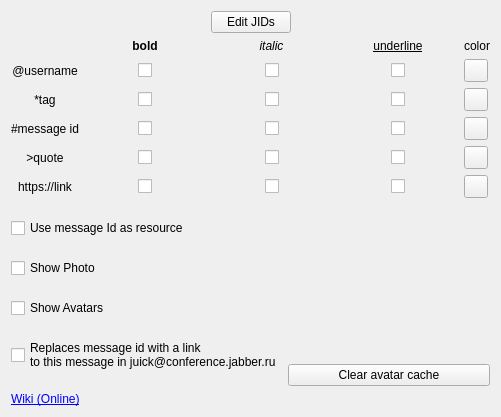
<?xml version="1.0" encoding="UTF-8"?>
<ui version="4.0">
 <class>settings</class>
 <widget class="QWidget" name="settings">
  <property name="geometry">
   <rect>
    <x>0</x>
    <y>0</y>
    <width>501</width>
    <height>417</height>
   </rect>
  </property>
  <property name="windowTitle">
   <string>settings</string>
  </property>
  <layout class="QVBoxLayout" name="verticalLayout_3">
   <item>
    <layout class="QHBoxLayout" name="horizontalLayout">
     <item>
      <spacer name="horizontalSpacer">
       <property name="orientation">
        <enum>Qt::Horizontal</enum>
       </property>
       <property name="sizeHint" stdset="0">
        <size>
         <width>40</width>
         <height>20</height>
        </size>
       </property>
      </spacer>
     </item>
     <item>
      <widget class="QPushButton" name="pb_editJids">
       <property name="text">
        <string>Edit JIDs</string>
       </property>
      </widget>
     </item>
     <item>
      <spacer name="horizontalSpacer_2">
       <property name="orientation">
        <enum>Qt::Horizontal</enum>
       </property>
       <property name="sizeHint" stdset="0">
        <size>
         <width>40</width>
         <height>20</height>
        </size>
       </property>
      </spacer>
     </item>
    </layout>
   </item>
   <item>
    <layout class="QGridLayout" name="gridLayout">
     <item row="0" column="1">
      <widget class="QLabel" name="label_6">
       <property name="font">
        <font>
         <weight>75</weight>
         <bold>true</bold>
        </font>
       </property>
       <property name="text">
        <string>bold</string>
       </property>
       <property name="alignment">
        <set>Qt::AlignCenter</set>
       </property>
      </widget>
     </item>
     <item row="0" column="2">
      <widget class="QLabel" name="label_7">
       <property name="font">
        <font>
         <italic>true</italic>
        </font>
       </property>
       <property name="text">
        <string>italic</string>
       </property>
       <property name="alignment">
        <set>Qt::AlignCenter</set>
       </property>
      </widget>
     </item>
     <item row="0" column="3">
      <widget class="QLabel" name="label_8">
       <property name="font">
        <font>
         <underline>true</underline>
        </font>
       </property>
       <property name="text">
        <string>underline</string>
       </property>
       <property name="alignment">
        <set>Qt::AlignCenter</set>
       </property>
      </widget>
     </item>
     <item row="0" column="4">
      <widget class="QLabel" name="label_9">
       <property name="text">
        <string>color</string>
       </property>
       <property name="alignment">
        <set>Qt::AlignCenter</set>
       </property>
      </widget>
     </item>
     <item row="1" column="0">
      <widget class="QLabel" name="label">
       <property name="text">
        <string>@username</string>
       </property>
       <property name="alignment">
        <set>Qt::AlignCenter</set>
       </property>
      </widget>
     </item>
     <item row="1" column="1">
      <layout class="QHBoxLayout" name="horizontalLayout_3">
       <item>
        <spacer name="horizontalSpacer_3">
         <property name="orientation">
          <enum>Qt::Horizontal</enum>
         </property>
         <property name="sizeHint" stdset="0">
          <size>
           <width>40</width>
           <height>20</height>
          </size>
         </property>
        </spacer>
       </item>
       <item>
        <widget class="QCheckBox" name="cb_nameBold">
         <property name="text">
          <string notr="true"/>
         </property>
        </widget>
       </item>
       <item>
        <spacer name="horizontalSpacer_4">
         <property name="orientation">
          <enum>Qt::Horizontal</enum>
         </property>
         <property name="sizeHint" stdset="0">
          <size>
           <width>40</width>
           <height>20</height>
          </size>
         </property>
        </spacer>
       </item>
      </layout>
     </item>
     <item row="1" column="2">
      <layout class="QHBoxLayout" name="horizontalLayout_8">
       <item>
        <spacer name="horizontalSpacer_13">
         <property name="orientation">
          <enum>Qt::Horizontal</enum>
         </property>
         <property name="sizeHint" stdset="0">
          <size>
           <width>40</width>
           <height>20</height>
          </size>
         </property>
        </spacer>
       </item>
       <item>
        <widget class="QCheckBox" name="cb_nameItalic">
         <property name="text">
          <string notr="true"/>
         </property>
        </widget>
       </item>
       <item>
        <spacer name="horizontalSpacer_14">
         <property name="orientation">
          <enum>Qt::Horizontal</enum>
         </property>
         <property name="sizeHint" stdset="0">
          <size>
           <width>40</width>
           <height>20</height>
          </size>
         </property>
        </spacer>
       </item>
      </layout>
     </item>
     <item row="1" column="3">
      <layout class="QHBoxLayout" name="horizontalLayout_13">
       <item>
        <spacer name="horizontalSpacer_23">
         <property name="orientation">
          <enum>Qt::Horizontal</enum>
         </property>
         <property name="sizeHint" stdset="0">
          <size>
           <width>40</width>
           <height>20</height>
          </size>
         </property>
        </spacer>
       </item>
       <item>
        <widget class="QCheckBox" name="cb_nameUnderline">
         <property name="text">
          <string notr="true"/>
         </property>
        </widget>
       </item>
       <item>
        <spacer name="horizontalSpacer_28">
         <property name="orientation">
          <enum>Qt::Horizontal</enum>
         </property>
         <property name="sizeHint" stdset="0">
          <size>
           <width>40</width>
           <height>20</height>
          </size>
         </property>
        </spacer>
       </item>
      </layout>
     </item>
     <item row="1" column="4">
      <widget class="QToolButton" name="tb_name">
       <property name="text">
        <string/>
       </property>
      </widget>
     </item>
     <item row="2" column="0">
      <widget class="QLabel" name="label_2">
       <property name="text">
        <string>*tag</string>
       </property>
       <property name="alignment">
        <set>Qt::AlignCenter</set>
       </property>
      </widget>
     </item>
     <item row="2" column="1">
      <layout class="QHBoxLayout" name="horizontalLayout_4">
       <item>
        <spacer name="horizontalSpacer_5">
         <property name="orientation">
          <enum>Qt::Horizontal</enum>
         </property>
         <property name="sizeHint" stdset="0">
          <size>
           <width>40</width>
           <height>20</height>
          </size>
         </property>
        </spacer>
       </item>
       <item>
        <widget class="QCheckBox" name="cb_tagBold">
         <property name="text">
          <string notr="true"/>
         </property>
        </widget>
       </item>
       <item>
        <spacer name="horizontalSpacer_6">
         <property name="orientation">
          <enum>Qt::Horizontal</enum>
         </property>
         <property name="sizeHint" stdset="0">
          <size>
           <width>40</width>
           <height>20</height>
          </size>
         </property>
        </spacer>
       </item>
      </layout>
     </item>
     <item row="2" column="2">
      <layout class="QHBoxLayout" name="horizontalLayout_9">
       <item>
        <spacer name="horizontalSpacer_15">
         <property name="orientation">
          <enum>Qt::Horizontal</enum>
         </property>
         <property name="sizeHint" stdset="0">
          <size>
           <width>40</width>
           <height>20</height>
          </size>
         </property>
        </spacer>
       </item>
       <item>
        <widget class="QCheckBox" name="cb_tagItalic">
         <property name="text">
          <string notr="true"/>
         </property>
        </widget>
       </item>
       <item>
        <spacer name="horizontalSpacer_16">
         <property name="orientation">
          <enum>Qt::Horizontal</enum>
         </property>
         <property name="sizeHint" stdset="0">
          <size>
           <width>40</width>
           <height>20</height>
          </size>
         </property>
        </spacer>
       </item>
      </layout>
     </item>
     <item row="2" column="3">
      <layout class="QHBoxLayout" name="horizontalLayout_14">
       <item>
        <spacer name="horizontalSpacer_24">
         <property name="orientation">
          <enum>Qt::Horizontal</enum>
         </property>
         <property name="sizeHint" stdset="0">
          <size>
           <width>40</width>
           <height>20</height>
          </size>
         </property>
        </spacer>
       </item>
       <item>
        <widget class="QCheckBox" name="cb_tagUnderline">
         <property name="text">
          <string notr="true"/>
         </property>
        </widget>
       </item>
       <item>
        <spacer name="horizontalSpacer_29">
         <property name="orientation">
          <enum>Qt::Horizontal</enum>
         </property>
         <property name="sizeHint" stdset="0">
          <size>
           <width>40</width>
           <height>20</height>
          </size>
         </property>
        </spacer>
       </item>
      </layout>
     </item>
     <item row="2" column="4">
      <widget class="QToolButton" name="tb_tag">
       <property name="text">
        <string/>
       </property>
      </widget>
     </item>
     <item row="3" column="0">
      <widget class="QLabel" name="label_3">
       <property name="text">
        <string>#message id</string>
       </property>
       <property name="alignment">
        <set>Qt::AlignCenter</set>
       </property>
      </widget>
     </item>
     <item row="3" column="1">
      <layout class="QHBoxLayout" name="horizontalLayout_5">
       <item>
        <spacer name="horizontalSpacer_7">
         <property name="orientation">
          <enum>Qt::Horizontal</enum>
         </property>
         <property name="sizeHint" stdset="0">
          <size>
           <width>40</width>
           <height>20</height>
          </size>
         </property>
        </spacer>
       </item>
       <item>
        <widget class="QCheckBox" name="cb_messageBold">
         <property name="text">
          <string notr="true"/>
         </property>
        </widget>
       </item>
       <item>
        <spacer name="horizontalSpacer_8">
         <property name="orientation">
          <enum>Qt::Horizontal</enum>
         </property>
         <property name="sizeHint" stdset="0">
          <size>
           <width>40</width>
           <height>20</height>
          </size>
         </property>
        </spacer>
       </item>
      </layout>
     </item>
     <item row="3" column="2">
      <layout class="QHBoxLayout" name="horizontalLayout_10">
       <item>
        <spacer name="horizontalSpacer_17">
         <property name="orientation">
          <enum>Qt::Horizontal</enum>
         </property>
         <property name="sizeHint" stdset="0">
          <size>
           <width>40</width>
           <height>20</height>
          </size>
         </property>
        </spacer>
       </item>
       <item>
        <widget class="QCheckBox" name="cb_messageItalic">
         <property name="text">
          <string notr="true"/>
         </property>
        </widget>
       </item>
       <item>
        <spacer name="horizontalSpacer_18">
         <property name="orientation">
          <enum>Qt::Horizontal</enum>
         </property>
         <property name="sizeHint" stdset="0">
          <size>
           <width>40</width>
           <height>20</height>
          </size>
         </property>
        </spacer>
       </item>
      </layout>
     </item>
     <item row="3" column="3">
      <layout class="QHBoxLayout" name="horizontalLayout_15">
       <item>
        <spacer name="horizontalSpacer_25">
         <property name="orientation">
          <enum>Qt::Horizontal</enum>
         </property>
         <property name="sizeHint" stdset="0">
          <size>
           <width>40</width>
           <height>20</height>
          </size>
         </property>
        </spacer>
       </item>
       <item>
        <widget class="QCheckBox" name="cb_messageUnderline">
         <property name="text">
          <string notr="true"/>
         </property>
        </widget>
       </item>
       <item>
        <spacer name="horizontalSpacer_30">
         <property name="orientation">
          <enum>Qt::Horizontal</enum>
         </property>
         <property name="sizeHint" stdset="0">
          <size>
           <width>40</width>
           <height>20</height>
          </size>
         </property>
        </spacer>
       </item>
      </layout>
     </item>
     <item row="3" column="4">
      <widget class="QToolButton" name="tb_message">
       <property name="text">
        <string/>
       </property>
      </widget>
     </item>
     <item row="4" column="0">
      <widget class="QLabel" name="label_4">
       <property name="text">
        <string>&gt;quote</string>
       </property>
       <property name="alignment">
        <set>Qt::AlignCenter</set>
       </property>
      </widget>
     </item>
     <item row="4" column="1">
      <layout class="QHBoxLayout" name="horizontalLayout_6">
       <item>
        <spacer name="horizontalSpacer_9">
         <property name="orientation">
          <enum>Qt::Horizontal</enum>
         </property>
         <property name="sizeHint" stdset="0">
          <size>
           <width>40</width>
           <height>20</height>
          </size>
         </property>
        </spacer>
       </item>
       <item>
        <widget class="QCheckBox" name="cb_quoteBold">
         <property name="text">
          <string notr="true"/>
         </property>
        </widget>
       </item>
       <item>
        <spacer name="horizontalSpacer_10">
         <property name="orientation">
          <enum>Qt::Horizontal</enum>
         </property>
         <property name="sizeHint" stdset="0">
          <size>
           <width>40</width>
           <height>20</height>
          </size>
         </property>
        </spacer>
       </item>
      </layout>
     </item>
     <item row="4" column="2">
      <layout class="QHBoxLayout" name="horizontalLayout_11">
       <item>
        <spacer name="horizontalSpacer_19">
         <property name="orientation">
          <enum>Qt::Horizontal</enum>
         </property>
         <property name="sizeHint" stdset="0">
          <size>
           <width>40</width>
           <height>20</height>
          </size>
         </property>
        </spacer>
       </item>
       <item>
        <widget class="QCheckBox" name="cb_quoteItalic">
         <property name="text">
          <string notr="true"/>
         </property>
        </widget>
       </item>
       <item>
        <spacer name="horizontalSpacer_20">
         <property name="orientation">
          <enum>Qt::Horizontal</enum>
         </property>
         <property name="sizeHint" stdset="0">
          <size>
           <width>40</width>
           <height>20</height>
          </size>
         </property>
        </spacer>
       </item>
      </layout>
     </item>
     <item row="4" column="3">
      <layout class="QHBoxLayout" name="horizontalLayout_16">
       <item>
        <spacer name="horizontalSpacer_26">
         <property name="orientation">
          <enum>Qt::Horizontal</enum>
         </property>
         <property name="sizeHint" stdset="0">
          <size>
           <width>40</width>
           <height>20</height>
          </size>
         </property>
        </spacer>
       </item>
       <item>
        <widget class="QCheckBox" name="cb_quoteUnderline">
         <property name="text">
          <string notr="true"/>
         </property>
        </widget>
       </item>
       <item>
        <spacer name="horizontalSpacer_31">
         <property name="orientation">
          <enum>Qt::Horizontal</enum>
         </property>
         <property name="sizeHint" stdset="0">
          <size>
           <width>40</width>
           <height>20</height>
          </size>
         </property>
        </spacer>
       </item>
      </layout>
     </item>
     <item row="4" column="4">
      <widget class="QToolButton" name="tb_quote">
       <property name="text">
        <string/>
       </property>
      </widget>
     </item>
     <item row="5" column="0">
      <widget class="QLabel" name="label_5">
       <property name="text">
        <string>https://link</string>
       </property>
       <property name="alignment">
        <set>Qt::AlignCenter</set>
       </property>
      </widget>
     </item>
     <item row="5" column="1">
      <layout class="QHBoxLayout" name="horizontalLayout_7">
       <item>
        <spacer name="horizontalSpacer_11">
         <property name="orientation">
          <enum>Qt::Horizontal</enum>
         </property>
         <property name="sizeHint" stdset="0">
          <size>
           <width>40</width>
           <height>20</height>
          </size>
         </property>
        </spacer>
       </item>
       <item>
        <widget class="QCheckBox" name="cb_linkBold">
         <property name="text">
          <string notr="true"/>
         </property>
        </widget>
       </item>
       <item>
        <spacer name="horizontalSpacer_12">
         <property name="orientation">
          <enum>Qt::Horizontal</enum>
         </property>
         <property name="sizeHint" stdset="0">
          <size>
           <width>40</width>
           <height>20</height>
          </size>
         </property>
        </spacer>
       </item>
      </layout>
     </item>
     <item row="5" column="2">
      <layout class="QHBoxLayout" name="horizontalLayout_12">
       <item>
        <spacer name="horizontalSpacer_21">
         <property name="orientation">
          <enum>Qt::Horizontal</enum>
         </property>
         <property name="sizeHint" stdset="0">
          <size>
           <width>40</width>
           <height>20</height>
          </size>
         </property>
        </spacer>
       </item>
       <item>
        <widget class="QCheckBox" name="cb_linkItalic">
         <property name="text">
          <string notr="true"/>
         </property>
        </widget>
       </item>
       <item>
        <spacer name="horizontalSpacer_22">
         <property name="orientation">
          <enum>Qt::Horizontal</enum>
         </property>
         <property name="sizeHint" stdset="0">
          <size>
           <width>40</width>
           <height>20</height>
          </size>
         </property>
        </spacer>
       </item>
      </layout>
     </item>
     <item row="5" column="3">
      <layout class="QHBoxLayout" name="horizontalLayout_17">
       <item>
        <spacer name="horizontalSpacer_27">
         <property name="orientation">
          <enum>Qt::Horizontal</enum>
         </property>
         <property name="sizeHint" stdset="0">
          <size>
           <width>40</width>
           <height>20</height>
          </size>
         </property>
        </spacer>
       </item>
       <item>
        <widget class="QCheckBox" name="cb_linkUnderline">
         <property name="text">
          <string notr="true"/>
         </property>
        </widget>
       </item>
       <item>
        <spacer name="horizontalSpacer_32">
         <property name="orientation">
          <enum>Qt::Horizontal</enum>
         </property>
         <property name="sizeHint" stdset="0">
          <size>
           <width>40</width>
           <height>20</height>
          </size>
         </property>
        </spacer>
       </item>
      </layout>
     </item>
     <item row="5" column="4">
      <widget class="QToolButton" name="tb_link">
       <property name="text">
        <string/>
       </property>
      </widget>
     </item>
    </layout>
   </item>
   <item>
    <layout class="QHBoxLayout" name="horizontalLayout_2">
     <item>
      <layout class="QVBoxLayout" name="verticalLayout">
       <item>
        <widget class="QCheckBox" name="cb_idAsResource">
         <property name="text">
          <string>Use message Id as resource</string>
         </property>
        </widget>
       </item>
       <item>
        <widget class="QCheckBox" name="cb_showPhoto">
         <property name="text">
          <string>Show Photo</string>
         </property>
        </widget>
       </item>
       <item>
        <widget class="QCheckBox" name="cb_showAvatar">
         <property name="text">
          <string>Show Avatars</string>
         </property>
        </widget>
       </item>
       <item>
        <widget class="QCheckBox" name="cb_conference">
         <property name="text">
          <string>Replaces message id with a link
to this message in juick@conference.jabber.ru</string>
         </property>
        </widget>
       </item>
      </layout>
     </item>
     <item>
      <layout class="QVBoxLayout" name="verticalLayout_2">
       <item>
        <spacer name="verticalSpacer">
         <property name="orientation">
          <enum>Qt::Vertical</enum>
         </property>
         <property name="sizeHint" stdset="0">
          <size>
           <width>20</width>
           <height>40</height>
          </size>
         </property>
        </spacer>
       </item>
       <item>
        <widget class="QPushButton" name="pb_clearCache">
         <property name="text">
          <string>Clear avatar cache</string>
         </property>
        </widget>
       </item>
      </layout>
     </item>
    </layout>
   </item>
   <item>
    <widget class="QLabel" name="label_10">
     <property name="text">
      <string>&lt;a href=&quot;https://psi-plus.com/wiki/plugins#juick_plugin&quot;&gt;Wiki (Online)&lt;/a&gt;</string>
     </property>
     <property name="openExternalLinks">
      <bool>true</bool>
     </property>
    </widget>
   </item>
  </layout>
 </widget>
 <resources/>
 <connections/>
</ui>
